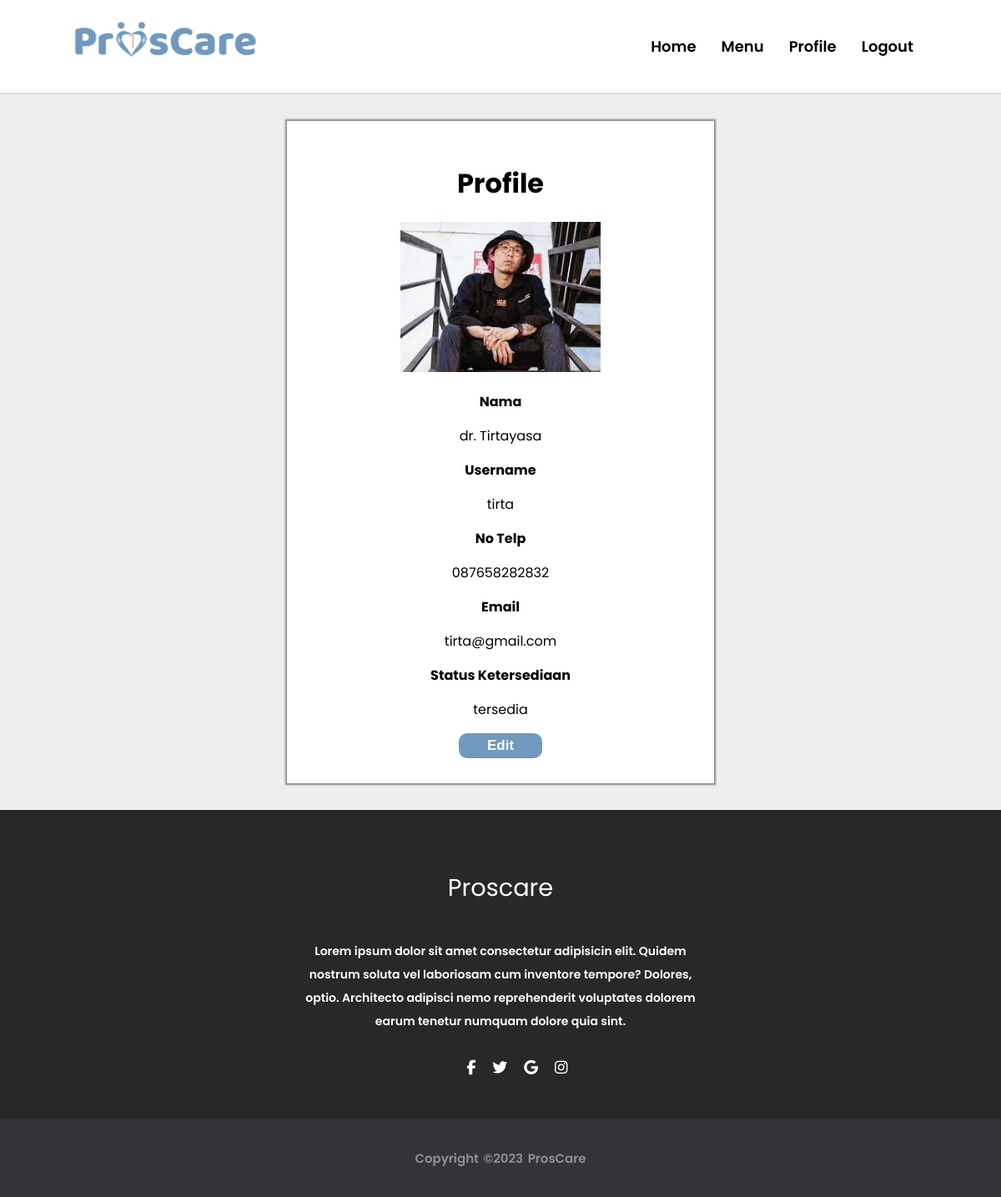
The app's page /Profile/profilePerawat.php (signed in) with its own data.
### tables this page shows
CREATE TABLE `status_ketidaktersediaan` (
  `no` int(255) NOT NULL,
  `status` enum('tersedia','tidak tersedia') NOT NULL,
  `id_perawat` int(255) NOT NULL
);

CREATE TABLE `perawat` (
  `id` int(255) NOT NULL,
  `nama` varchar(360) DEFAULT NULL,
  `username` varchar(360) NOT NULL,
  `password` varchar(15) NOT NULL,
  `email` varchar(360) NOT NULL,
  `no_telp` varchar(360) DEFAULT NULL,
  `photo` varchar(360) DEFAULT NULL,
  `cv` varchar(360) DEFAULT NULL,
  `id_admin` int(255) NOT NULL
);

### loginProscare/koneksi.php (called while the page is built, shortened)
<?php
$koneksi = mysqli_connect("localhost", "root", "", "proscare");
function query($query)
{
   global $koneksi;
   $result = mysqli_query($koneksi, $query);
   $rows = [];
   while ($row = mysqli_fetch_assoc($result)) {
      $rows[] = $row;
   }
   return $rows;
}
?>

### Profile/profilePerawat.php (the view, shortened to what this page needs)
<?php
require "../loginProscare/koneksi.php";
$id = $_SESSION['idPerawat'];
$data = query("SELECT * FROM perawat INNER JOIN status_ketidaktersediaan ON perawat.id = $id AND status_ketidaktersediaan.id_perawat = $id")[0];
if($data['no_telp'] === null){
    $temp = "-";
}else{
    $temp = $data['no_telp'];
}
if($data['photo'] === null){
    $photo = "nophoto.png";
}else{
    $photo = $data['photo'];
}
if($data['status'] === ""){
    $status = "-";
}else{
    $status = $data['status'];
}
?>
<!DOCTYPE html>
<html lang="en">
<head>
    <link rel="stylesheet" href="css/profilePerawat.css">
</head>
<body>
    <div class="navbar">
        <a href="#"><img src="../loginProscare/img/logo web.png" alt="" style="height: 60px;"></a>
        <ul class="nav">
            <li><a href="../customer/Homepage.php"> Home </a></li>
            <li><a href="../perawat/menu.php"> Menu </a></li>
            <li><a href="../Profile/profilePerawat.php"> Profile </a></li>
            <li><a href="../loginProscare/logout.php"> Logout </a></li>
        </ul>
    </div>
<form action="editProfilePerawat.php" method="post">
    <div class="content">
        <div class="card">
            <h1>Profile</h1>
            <div class="container">
                <div class="area">
                    <img src="../Asset/image/<?= $photo ?>" alt="profile-photo" style="width: auto; height: 180px;">
                </div>
                <div class="details">
                    <p style="font-weight: bold;">Nama</p>
                    <p><?= $data['nama'] ?></p>
                    <p style="font-weight: bold;">Username</p>
                    <p><?= $data['username'] ?></p>
                    <p style="font-weight: bold;">No Telp</p>
                    <p><?= $temp ?></p>
                    <p style="font-weight: bold;">Email</p>
                    <p><?= $data['email'] ?></p>
                    <p style="font-weight: bold;">Status Ketersediaan</p>
                    <p><?= $status ?></p>
                </div>
            </div>
            <button type="submit" class="button">Edit</button>
        </div>
    </div>
</form>
<footer>
      <div class="footer">
         <h3>Proscare</h3>
         <p>Lorem ipsum dolor sit amet consectetur adipisicin elit. Quidem nostrum soluta vel laboriosam cum inventore tempore? Dolores, optio. Architecto adipisci nemo reprehenderit voluptates dolorem earum tenetur numquam dolore quia sint.</p>
         <ul class="social">
           <li><a href="#"><i class="fa fa-facebook"></i></a></li>
           <li><a href="#"><i class="fa fa-twitter"></i></a></li>
           <li><a href="#"><i class="fa fa-google"></i></a></li>
           <li><a href="#"><i class="fa fa-instagram"></i></a></li>
         </ul>
      </div>
      <div class="bottom">
         <p>copyright &copy;2023 ProsCare</p>
      </div>
</footer>
</body>
</html>

### Profile/css/profilePerawat.css (style rules this page uses)
body { margin: 0; padding: 0; font-family: "Poppins", serif; }
.navbar { position: relative; display: flex; padding: 20px 80px; justify-content: space-between; align-items: center; border-bottom: 2px solid #dbdbdb; }
.navbar ul { display: flex; float: left; list-style: none; padding: 6px 10px; }
.navbar ul li { padding: 0px 15px; }
.navbar a { font-size: large; font-weight: 520; color: black; text-decoration: none; }
.content { padding: 32px 0px; height: max-content; display: flex; justify-content: center; background-color: #eeeeee; }
.card { display: flex; flex-direction: column; width: 40%; padding: 30px 16px; align-content: center; align-items: center; background-color: white; box-shadow: 0px 0px 2px 2px rgba(34, 34, 34, 0.5); }
.area { max-height: 250px; width: auto; }
.card .details { text-align: center; }
.button { display: flex; justify-content: center; align-items: center; margin: auto; font-size: 17px; font-weight: 600; padding: 5px; width: 100px; border-radius: 10px; border-style: none; background-color: #7199BE; color: #fff; }
footer { font-family: "Poppins"; font-size: 20px; font-weight: 520; background-color: #282828; height: auto; width: 100%; padding-top: 40px; color: #fff; }
.footer { display: flex; align-items: center; justify-content: center; flex-direction: column; text-align: center; }
.footer h3 { font-size: 1.8rem; font-weight: 400; text-transform: capitalize; line-height: 3rem; display: flex; align-items: center; justify-content: center; }
.footer p { max-width: 500px; margin: 10px auto; line-height: 28px; font-size: 14px; }
.social { list-style: none; display: flex; align-items: center; justify-content: center; margin: 1rem 0 3rem 0; }
.social li { margin: 0 10px; }
.social a i { font-size: 1.1rem; color: #fff; }
.bottom { background: #333439; width: 100%; padding: 20px 0; text-align: center; color: #909090; font-size: 15px; word-spacing: 2px; text-transform: capitalize; }

### records on screen
status_ketidaktersediaan: id_perawat.photo (picture), id_perawat.nama "dr. Tirtayasa", id_perawat.username "tirta", id_perawat.no_telp "087658282832", id_perawat.email "tirta@gmail.com", status "tersedia"
